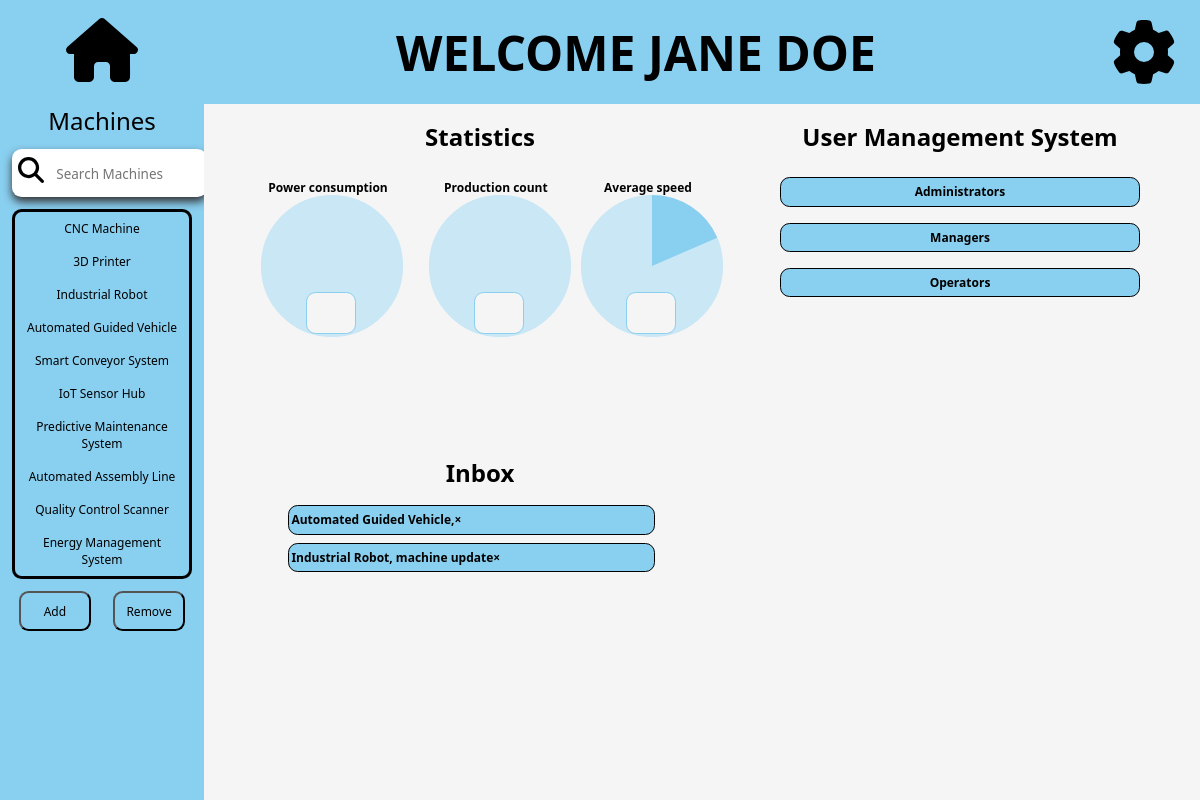
/Factory-Managers/Home-screen.php (signed in), run on the app's committed database.
### tables this page shows
CREATE TABLE machine (
    id int NOT NULL AUTO_INCREMENT,
    name varchar(50) NOT NULL,
    img_address varchar(200),
    operator_id int,
    note varchar(200),
    temperature decimal(4, 2),
    pressure decimal(4, 2),
    vibration decimal(3, 2),
    humidity decimal(4, 2),
    power_consumption decimal(5, 2),
    operational_status varchar(20),
    error_code char(4),
    production_count int(3),
    maintenance_log varchar(20),
    speed decimal(3, 2),
    PRIMARY KEY (id),
    FOREIGN KEY (operator_id) REFERENCES account(id)
);

CREATE TABLE notes (
    note_id INT AUTO_INCREMENT PRIMARY KEY,
    machine_id int,
    user_id_to int NOT NULL,
    user_id_from int NOT NULL,
    notes_subject TEXT,
    notes_content TEXT NOT NULL,
    timestamp TIMESTAMP DEFAULT CURRENT_TIMESTAMP
);

### Factory-Managers/Home-screen.php (the view, shortened to what this page needs)
<!DOCTYPE html>
<html lang="en">
<head>
    <link rel="stylesheet" href="../Style/Skeleton.css">
    <link rel="stylesheet" href="../Style/Factory-Managers.css">
</head>
<header>
    <div id="home-icon-div">
        <a href="../Factory-Managers/Home-Screen.php?search-box=">
            <img src="../Style/Images/home-button.svg" alt="home button image" id="Home-icon">
        </a>
    </div>
    <div id="Welcome-message">
        <a href="../logout.php">
            <p>Welcome <?php echo("$_SESSION[username]"); ?>
            </p>
        </a>
    </div>
    <div>
        <details id="settings-dropdown">
            <summary>
            <img src="../Style/Images/settings-cog.svg" alt="Settings cog" id="Settings-icon">
            </summary>
        </details>
    </div>
</header>
<body>
    <div id="Main-content">
        <aside>
            <div class="search-bar">
                <p id="search-bar-name">Machines</p>
                <form action="" method="GET">
                <input type="text" id="search-box" placeholder="Search Machines" name="search-box">
                </form>
            </div>
            <div id="machine-list">
                <form action="Edit-Machine.php" method="get" id="to-machine">
                    <?php
                        require_once "../inc/dbconn.inc.php";
                        $name = "%" . htmlspecialchars($_GET["search-box"]) . "%";
                        $sql = "SELECT * FROM machine WHERE name LIKE ?";
                        $statement = mysqli_stmt_init($conn);
                        mysqli_stmt_prepare($statement, $sql);
                        mysqli_stmt_bind_param($statement, 's', $name);
                        if (mysqli_stmt_execute($statement)){
                            $result = mysqli_stmt_get_result($statement);
                            if (mysqli_num_rows($result) >= 1){
                                echo("<ul>");
                                while ($row = mysqli_fetch_assoc($result)){
                                    echo("<li><a href='Edit-Machine.php?machine=$row[id]&search-box='>$row[name]</a></li>");
                                }
                                echo("</ul>");
                            }
                        }
                    ?>
                </form>
            </div>
            <div id="add-remove-button">
                <button type="button" id="add-button">Add</button>
                <button type="button" id="remove-button">Remove</button>
            </div>
        </aside>
        <div id="stats">
            <h1>Statistics</h1>
            <div id="stats-container">
                <div class="machine-statistics">
                    <h2>Power consumption</h2>
                    <div class="chart-container">
                        <svg class="chart" viewBox="0 0 36 36">
                            <circle class="background" r="16" cx="18" cy="18"></circle>
                            <circle id="power-consumption-chart" class="foreground" r="16" cx="18" cy="18" stroke-dasharray="0 100" transform="rotate(-90 18 18)"></circle>
                        </svg>
                    </div>
                    <div class="display-stats">
                    </div>
                </div>
                <div class="machine-statistics">
                <h2>Production count</h2>
                    <div class="chart-container">
                        <svg class="chart" viewBox="0 0 36 36">
                            <circle class="background" r="16" cx="18" cy="18"></circle>
                            <circle id="production-count-chart" class="foreground" r="16" cx="18" cy="18" stroke-dasharray="0 100" transform="rotate(-90 18 18)"></circle>
                        </svg>
                    </div>
                    <div class="display-stats">
                    </div>
                </div>
                    <div class="machine-statistics">
                    <h2 class="h2-bottom">Average speed</h2>
                    <div class="chart-container">
                        <svg class="chart" viewBox="0 0 36 36">
                            <circle class="background" r="16" cx="18" cy="18"></circle>
                            <circle id="average-speed-chart" class="foreground" r="16" cx="18" cy="18" stroke-dasharray="18.55 100" transform="rotate(-90 18 18)"></circle>
                        </svg>
                    </div>
                    <div class="display-stats">
                    </div>
                </div>
            </div>
        </div>
        <div id="users">
            <h1>User Management System</h1>
            <details class="user-list" id="user-administrators">
                <summary>Administrators</summary>
            </details>
            <details class="user-list" id="user-managers">
                <summary>Managers</summary>
            </details>
            <details class="user-list" id="user-operators">
                <summary>Operators</summary>
            </details>
        </div>
        <div id="inbox">
            <h1>Inbox</h1>
            <div id="inbox-content">
                <?php
                    require_once "../inc/dbconn.inc.php";
                    $sql = "SELECT n.*, m.name AS machine_name, a.name AS account_name FROM notes n LEFT JOIN machine m ON n.machine_id = m.id JOIN account a ON n.user_id_from = a.id WHERE user_id_to = $_SESSION[userid] ORDER BY note_id DESC;";
                    $statement = mysqli_stmt_init($conn);
                    mysqli_stmt_prepare($statement, $sql);
                    if (mysqli_stmt_execute($statement)){
                        $result = mysqli_stmt_get_result($statement);
                        if (mysqli_num_rows($result) >= 1){
                            while ($row = mysqli_fetch_assoc($result)){
                                if (isset($row['machine_name'])){
                                    echo("
                                    <details>
                                        <summary>$row[machine_name], $row[notes_subject] <a href='delete-message.php?deletion=$row[note_id]&search-box='>&times;</a></summary>
                                        From: $row[account_name]</br>$row[notes_content]
                                    </details>
                                ");
                                }
                            }
                        }
                    }
                ?>
            </div>
        </div>
    </div>
</body>
</html>

### Style/Skeleton.css (style rules this page uses)
body { background-color: whitesmoke; margin: 0; padding: 0; }
header { width: 100vw; height: 13vh; background-color: #89CFF0; display: flex; justify-content: space-between; align-items: center; position: sticky; top: 0vh; z-index: 1000; }
#Welcome-message * { text-align: center; font-size: 4vw; text-decoration: none; color: black; margin: 0; }
#home-icon-div { position: relative; left: 5.5vw; }
#Home-icon { width: auto; height: 8vh; }
#Settings-icon { width: auto; height: 8vh; float: right; }
#settings-dropdown { display: flex; flex-direction: column; position: absolute; right: 1vw; top: 0.6vh; border: 0; border-radius: 0.8vw; background-color: #89CFF0; }
#settings-dropdown summary { display: block; margin: 0; padding: 0.8vw; }
aside { width: 15vw; background-color: #89CFF0; padding: 0 1vw 0 1vw; display: flex; flex-direction: column; align-items: flex-start; text-align: center; height: 87vh; overflow-y: auto; overflow-x: auto; float: left; }
#search-bar-name { font-size: 2vw; padding: 0; margin: 0 0 1vw 0; }
#search-box { padding: 1vh 10% 1vh 10%; border-radius: 0.8vw; border: 0.1vw; width: 88.5%; height: 4vh; box-shadow: 0 0.4vw 1vh #333; background-image: url(../Style/Images/magnifying-glass.svg); background-repeat: no-repeat; background-size: 2.2vw; background-position: 0.5vw 1vh; font-size: 1.18vw; align-items: center; }
#search-box::placeholder { font-size: 1.125vw; text-align: center; }
#Main-content { width: 100%; float: left; justify-content: space-between; }

### Style/Factory-Managers.css (style rules this page uses)
header * { font-family: 'Franklin Gothic Medium', 'Arial Narrow', Arial, sans-serif; text-transform: uppercase; font-weight: bold; }
body * { font-family: 'Segoe UI', Tahoma, Geneva, Verdana, sans-serif; }
h1 { text-align: center; }
h2 { text-align: center; }
ul { list-style-type: none; border-style: solid; border-radius: 0.8vw; overflow: hidden; font-size: 1vw; padding: 0; }
li { padding: 1vh 1vw 1vh 1vw; text-decoration: none; }
a { width: 100%; text-decoration: none; color: black; display: block; }
#to-machine ul { max-height: 60vh; overflow: auto; }
#users { display: flex; flex-direction: column; position: absolute; right: 5vw; width: 30vw; font-size: 1vw; }
.user-list { display: flex; flex-direction: column; right: 5vw; margin: 1vh 0 1vh 0; }
details { border: 0.1vw solid black; border-radius: 0.8vw; padding: 0.65vh 0.2vw 0.65vh 0.2vw; background-color: #89CFF0; }
summary { text-align: center; font-weight: bold; }
summary::marker { content: ""; }
#stats { display: flex; flex-direction: column; position: absolute; justify-content: center; left: 20vw; width: 40vw; max-height: 88vh; font-size: 1vw; }
#stats-container { position: relative; display: flex; justify-content: space-around; align-items: center; }
.machine-statistics h2 { display: flex; justify-content: center; font-size: 1vw; margin-bottom: 1.5vw; }
.machine-statistics { display: flex; flex-direction: column; align-items: center; height: auto; z-index: 1; }
.chart-container { top: 1.5vh; position: relative; width: 6vw; height: 6vw; }
.chart { height: 10vh; width: auto; }
svg { overflow: visible; }
.display-stats { width: 4vw; height: 5vh; background-color: whitesmoke; z-index: 100; text-align: center; border-radius: 0.8vw; border: #89CFF0 solid 0.1vw; margin-top: 0.5vw; font-size: 1vw; line-height: 0.5vh; margin-left: 0.5vw; }
#inbox { flex-direction: column; position: absolute; justify-content: center; left: 20vw; top: 55vh; width: 40vw; font-size: 1vw; }
#inbox-content { max-height: 30vh; overflow: auto; }
#inbox-content a { position: relative; width: auto; height: auto; float: right; font-size: 1vw; font-weight: bold; }
#inbox details { display: flex; margin: 0 0 1vh 0; max-width: 75%; position: relative; left: 10%; }
#add-remove-button { text-align: center; width: 15vw; height: 5vh; }
#add-button { font-size: 1vw; border-radius: 0.8vw; text-decoration: none; background-color: #89CFF0; width: 40%; height: 5vh; margin: 0 10% 0 0; }
#remove-button { font-size: 1vw; border-radius: 0.8vw; text-decoration: none; background-color: #89CFF0; height: 5vh; width: 40%; }

### data on the page
machine: name "CNC Machine"
machine: name "3D Printer"
machine: name "Industrial Robot"
machine: name "Automated Guided Vehicle"
machine: name "Smart Conveyor System"
machine: name "IoT Sensor Hub"
machine: name "Predictive Maintenance System"
machine: name "Automated Assembly Line"
machine: name "Quality Control Scanner"
machine: name "Energy Management System"
notes: machine.name "Automated Guided Vehicle"
notes: machine.name "Industrial Robot", notes_subject "machine update"

### other printed values
$_SESSION[username] "JANE DOE"
